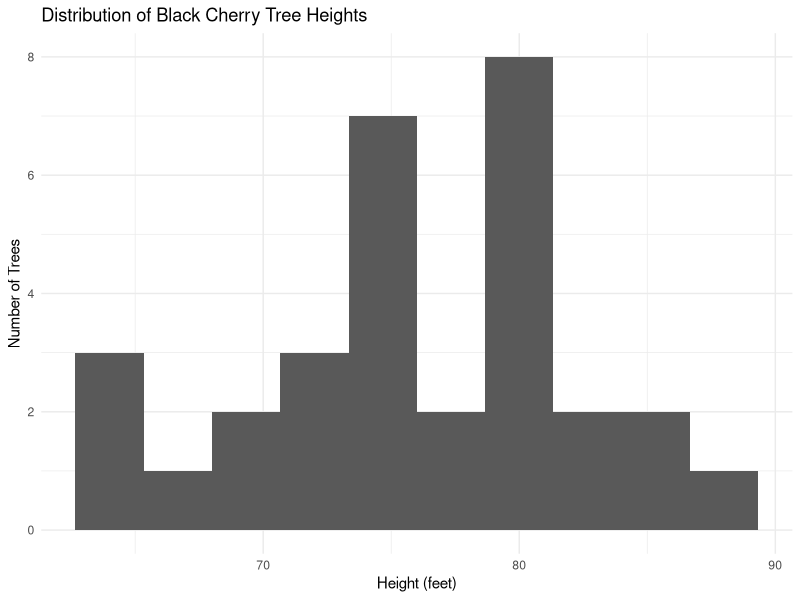
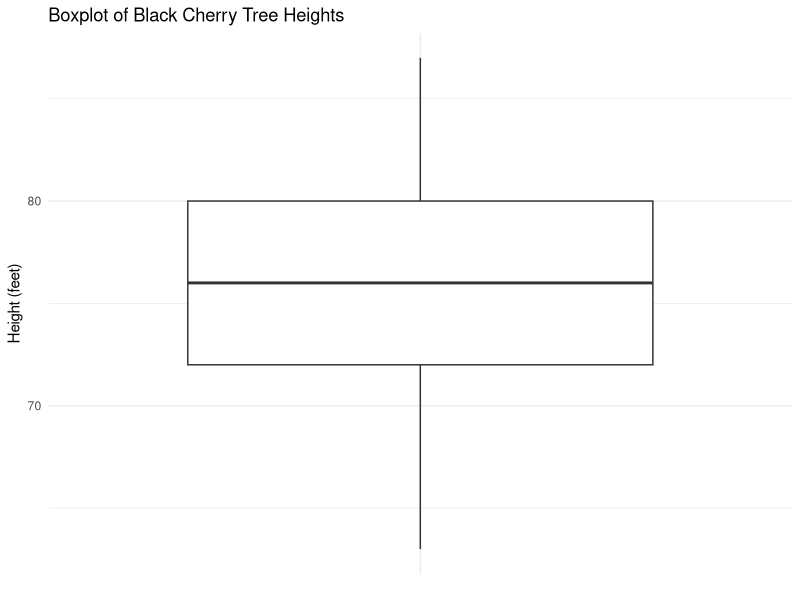
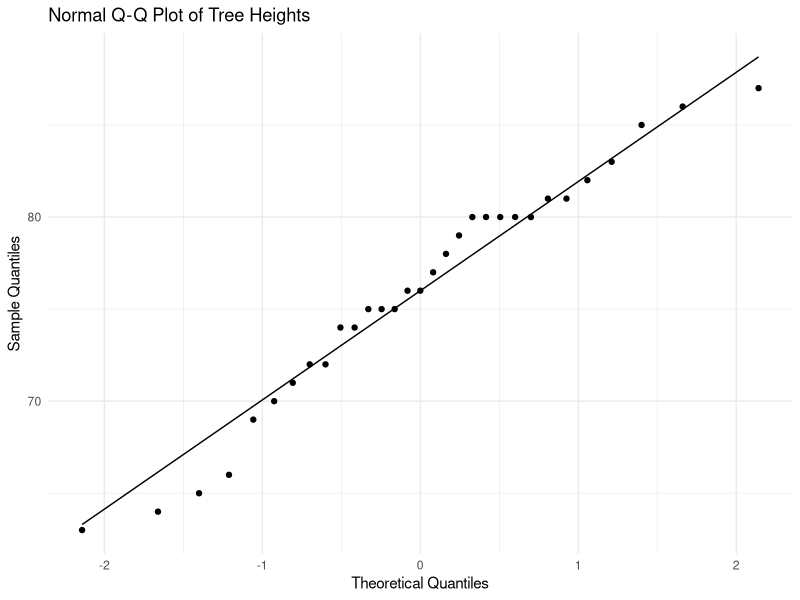
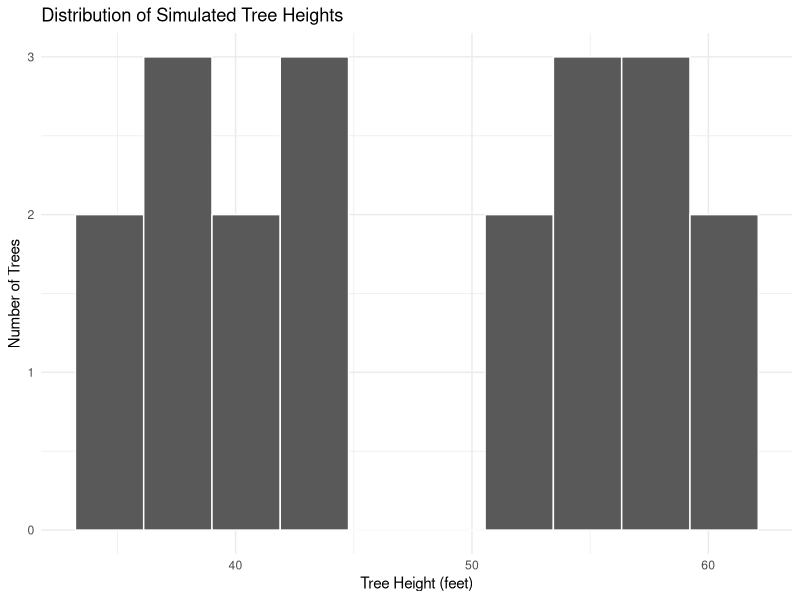
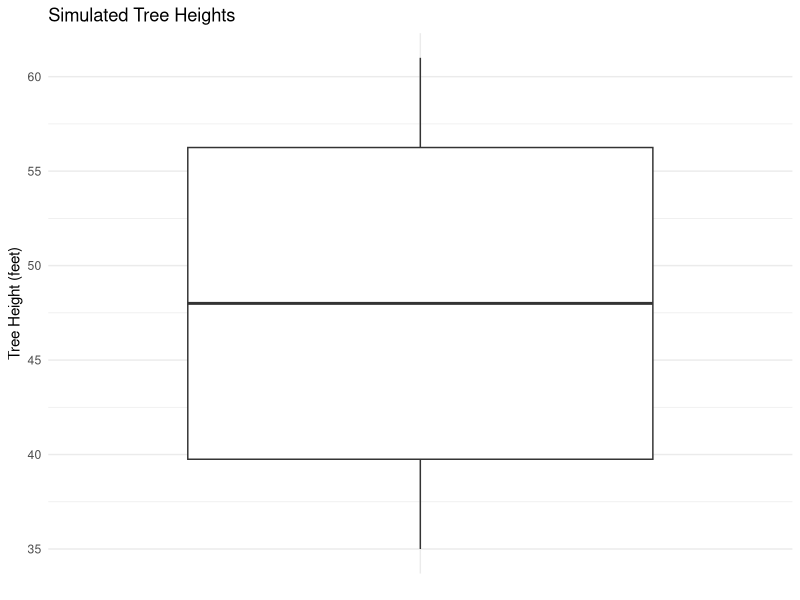
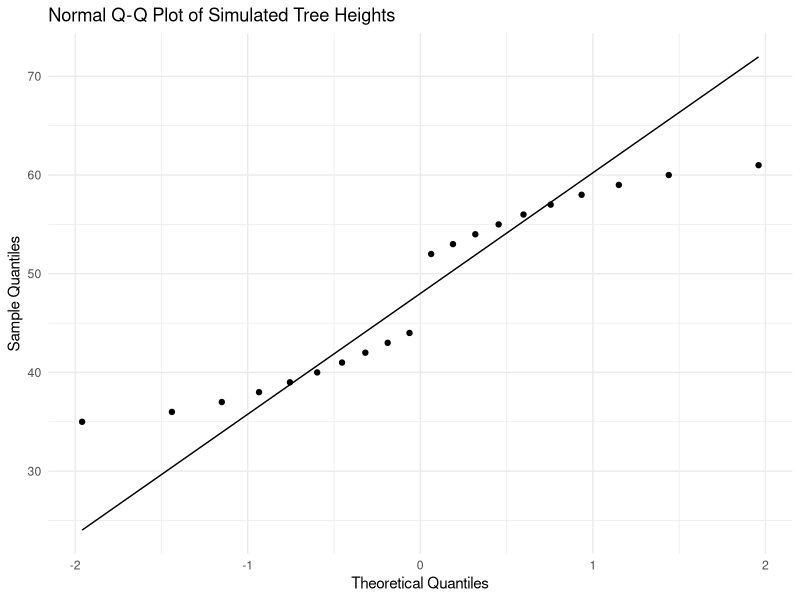
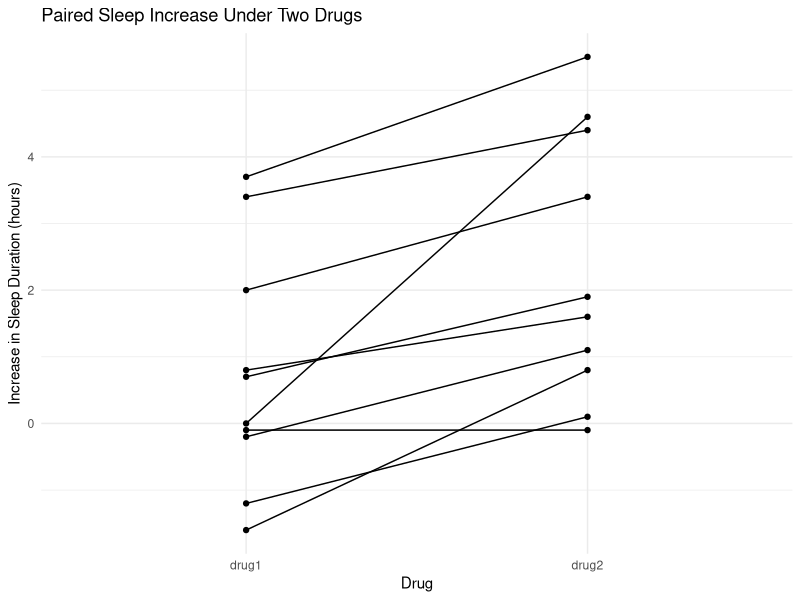
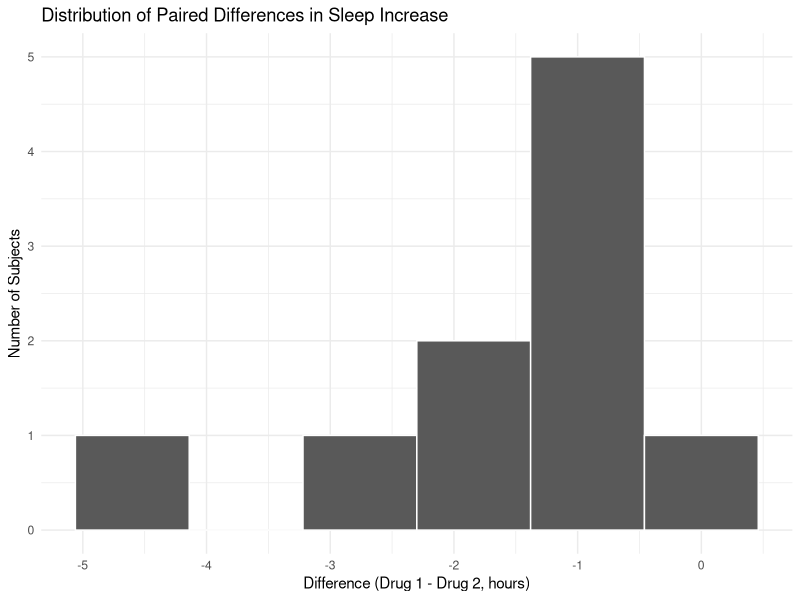

These charts were generated, in order, by the following R code:
## ---- chunk 1
knitr::opts_chunk$set(message = FALSE, warning = FALSE)
## ---- chunk 2
library(tidyverse)
library(car)

data("trees")

head(trees)
str(trees)
summary(trees$Height)
sum(is.na(trees$Height))
## ---- chunk 3
ggplot(trees, aes(x = Height)) +
  geom_histogram(bins = 10) +
  labs(
    title = "Distribution of Black Cherry Tree Heights",
    x = "Height (feet)",
    y = "Number of Trees"
  ) +
  theme_minimal()

ggplot(trees, aes(x = "", y = Height)) +
  geom_boxplot() +
  labs(
    title = "Boxplot of Black Cherry Tree Heights",
    x = NULL,
    y = "Height (feet)"
  ) +
  theme_minimal()
## ---- chunk 4
ggplot(trees, aes(sample = Height)) +
  stat_qq() +
  stat_qq_line() +
  labs(
    title = "Normal Q-Q Plot of Tree Heights",
    x = "Theoretical Quantiles",
    y = "Sample Quantiles"
  ) +
  theme_minimal()

shapiro.test(trees$Height)
## ---- chunk 5
t.test(trees$Height, mu = 75)
## ---- chunk 6
tree_sample <- data.frame(
  Tree_ID = 1:20,
  Height = c(
    35, 36, 37, 38, 39,
    40, 41, 42, 43, 44,
    52, 53, 54, 55, 56,
    57, 58, 59, 60, 61
  )
)

tree_sample
## ---- chunk 7
ggplot(tree_sample, aes(x = Height)) +
  geom_histogram(bins = 10, color = "white") +
  labs(
    title = "Distribution of Simulated Tree Heights",
    x = "Tree Height (feet)",
    y = "Number of Trees"
  ) +
  theme_minimal()

ggplot(tree_sample, aes(x = "", y = Height)) +
  geom_boxplot() +
  labs(
    title = "Simulated Tree Heights",
    x = NULL,
    y = "Tree Height (feet)"
  ) +
  theme_minimal()
## ---- chunk 8
ggplot(tree_sample, aes(sample = Height)) +
  stat_qq() +
  stat_qq_line() +
  labs(
    title = "Normal Q-Q Plot of Simulated Tree Heights",
    x = "Theoretical Quantiles",
    y = "Sample Quantiles"
  ) +
  theme_minimal()

shapiro.test(tree_sample$Height)
## ---- chunk 9
wilcox.test(
  tree_sample$Height,
  mu = 45,
  alternative = "two.sided",
  conf.int = TRUE
)
## ---- chunk 10
data("sleep")

head(sleep)
str(sleep)
summary(sleep)
table(sleep$group)
## ---- chunk 11
sleep_wide <- sleep %>%
  pivot_wider(
    names_from = group,
    values_from = extra,
    names_prefix = "drug"
  )

head(sleep_wide)

sleep_wide <- sleep_wide %>%
  mutate(difference = drug1 - drug2)

sleep_wide
colSums(is.na(sleep_wide))
## ---- chunk 12
sleep_long <- sleep_wide %>%
  pivot_longer(
    cols = c(drug1, drug2),
    names_to = "Drug",
    values_to = "Sleep_Increase"
  )

ggplot(sleep_long, aes(
  x = Drug,
  y = Sleep_Increase,
  group = ID
)) +
  geom_line() +
  geom_point() +
  labs(
    title = "Paired Sleep Increase Under Two Drugs",
    x = "Drug",
    y = "Increase in Sleep Duration (hours)"
  ) +
  theme_minimal()

ggplot(sleep_wide, aes(x = difference)) +
  geom_histogram(bins = 6, color = "white") +
  labs(
    title = "Distribution of Paired Differences in Sleep Increase",
    x = "Difference (Drug 1 - Drug 2, hours)",
    y = "Number of Subjects"
  ) +
  theme_minimal()

ggplot(sleep_wide, aes(sample = difference)) +
  stat_qq() +
  stat_qq_line() +
  labs(
    title = "Normal Q-Q Plot of Paired Differences",
    x = "Theoretical Quantiles",
    y = "Sample Quantiles"
  ) +
  theme_minimal()

shapiro.test(sleep_wide$difference)
## ---- chunk 13
t.test(
  sleep_wide$drug1,
  sleep_wide$drug2,
  paired = TRUE
)
## ---- chunk 14
wilcox.test(
  sleep_wide$drug1,
  sleep_wide$drug2,
  paired = TRUE,
  alternative = "two.sided"
)
## ---- chunk 15
data("iris")

head(iris)
str(iris)
## ---- chunk 16
data_subset <- iris %>%
  filter(Species %in% c("setosa", "versicolor"))

head(data_subset)
table(data_subset$Species)

data_subset <- droplevels(data_subset)

str(data_subset)
summary(data_subset)
table(data_subset$Species)
## ---- chunk 17
ggplot(data_subset, aes(x = Sepal.Length)) +
  geom_histogram(bins = 10, color = "white") +
  facet_wrap(~ Species) +
  labs(
    title = "Distribution of Sepal Length by Species",
    x = "Sepal Length (cm)",
    y = "Number of Flowers"
  ) +
  theme_minimal()

ggplot(data_subset, aes(
  x = Species,
  y = Sepal.Length,
  fill = Species
)) +
  geom_boxplot() +
  labs(
    title = "Comparison of Sepal Length Between Species",
    x = "Species",
    y = "Sepal Length (cm)"
  ) +
  theme_minimal() +
  guides(fill = "none")

data_subset %>%
  group_by(Species) %>%
  summarise(
    n = n(),
    mean_length = mean(Sepal.Length),
    sd_length = sd(Sepal.Length)
  )
## ---- chunk 18
ggplot(data_subset, aes(sample = Sepal.Length)) +
  stat_qq() +
  stat_qq_line() +
  facet_wrap(~ Species) +
  labs(
    title = "Normal Q-Q Plots of Sepal Length by Species",
    x = "Theoretical Quantiles",
    y = "Sample Quantiles"
  ) +
  theme_minimal()

by(
  data_subset$Sepal.Length,
  data_subset$Species,
  shapiro.test
)

leveneTest(
  Sepal.Length ~ Species,
  data = data_subset
)
## ---- chunk 19
t.test(
  Sepal.Length ~ Species,
  data = data_subset
)
## ---- chunk 20
wilcox.test(
  Sepal.Length ~ Species,
  data = data_subset,
  alternative = "two.sided"
)
## ---- chunk 21
data("airquality")

head(airquality)
str(airquality)
summary(airquality$Ozone)

sum(is.na(airquality$Ozone))
sum(!is.na(airquality$Ozone))

ozone_data <- airquality %>%
  filter(!is.na(Ozone))

nrow(ozone_data)
## ---- chunk 22
ggplot(ozone_data, aes(x = Ozone)) +
  geom_histogram(bins = 15, color = "white") +
  labs(
    title = "Distribution of Daily Ozone Concentrations",
    x = "Ozone (ppb)",
    y = "Number of Days"
  ) +
  theme_minimal()

ggplot(ozone_data, aes(x = "", y = Ozone)) +
  geom_boxplot() +
  labs(
    title = "Boxplot of Ozone Levels",
    x = NULL,
    y = "Ozone (ppb)"
  ) +
  theme_minimal()
## ---- chunk 23
ggplot(ozone_data, aes(sample = Ozone)) +
  stat_qq() +
  stat_qq_line() +
  labs(
    title = "Normal Q-Q Plot of Ozone",
    x = "Theoretical Quantiles",
    y = "Sample Quantiles"
  ) +
  theme_minimal()

shapiro.test(ozone_data$Ozone)
## ---- chunk 24
t.test(ozone_data$Ozone, mu = 30)

wilcox.test(
  ozone_data$Ozone,
  mu = 30,
  alternative = "two.sided",
  conf.int = TRUE
)
## ---- chunk 25
data("ChickWeight")

head(ChickWeight)
str(ChickWeight)
summary(ChickWeight)
## ---- chunk 26
chick <- as.data.frame(ChickWeight)

chick_wide <- chick %>%
  filter(Time %in% c(10, 21)) %>%
  select(Chick, Time, weight) %>%
  pivot_wider(
    names_from = Time,
    values_from = weight,
    names_prefix = "Day"
  )

head(chick_wide)
nrow(chick_wide)

colSums(is.na(chick_wide))
chick_wide %>%
  filter(is.na(Day10) | is.na(Day21))

chick_wide <- chick_wide %>%
  filter(!is.na(Day10) & !is.na(Day21)) %>%
  mutate(difference = Day21 - Day10)

nrow(chick_wide)
head(chick_wide)
str(chick_wide)
summary(chick_wide$difference)

chick_wide %>%
  summarise(
    n = n(),
    mean_day10 = mean(Day10),
    sd_day10 = sd(Day10),
    mean_day21 = mean(Day21),
    sd_day21 = sd(Day21),
    mean_difference = mean(difference),
    sd_difference = sd(difference)
  )
## ---- chunk 27
chick_long <- chick_wide %>%
  pivot_longer(
    cols = c(Day10, Day21),
    names_to = "Day",
    values_to = "Weight"
  )

ggplot(chick_long, aes(
  x = Day,
  y = Weight,
  group = Chick
)) +
  geom_line() +
  geom_point() +
  labs(
    title = "Chick Weights on Day 10 and Day 21",
    x = "Day",
    y = "Weight (grams)"
  ) +
  theme_minimal()

ggplot(chick_wide, aes(x = difference)) +
  geom_histogram(bins = 15, color = "white") +
  labs(
    title = "Distribution of Weight Differences",
    x = "Weight Difference (Day 21 - Day 10)",
    y = "Frequency"
  ) +
  theme_minimal()
## ---- chunk 28
ggplot(chick_wide, aes(sample = difference)) +
  stat_qq() +
  stat_qq_line() +
  labs(
    title = "Normal Q-Q Plot of Paired Weight Differences",
    x = "Theoretical Quantiles",
    y = "Sample Quantiles"
  ) +
  theme_minimal()

shapiro.test(chick_wide$difference)
## ---- chunk 29
t.test(
  chick_wide$Day21,
  chick_wide$Day10,
  paired = TRUE
)

wilcox.test(
  chick_wide$Day21,
  chick_wide$Day10,
  paired = TRUE,
  conf.int = TRUE
)
## ---- chunk 30
data("PlantGrowth")

head(PlantGrowth)
str(PlantGrowth)
summary(PlantGrowth)
## ---- chunk 31
plant_subset <- PlantGrowth %>%
  filter(group %in% c("ctrl", "trt1"))

plant_subset <- droplevels(plant_subset)

head(plant_subset)
str(plant_subset)
summary(plant_subset)
table(plant_subset$group)
## ---- chunk 32
plant_subset %>%
  group_by(group) %>%
  summarise(
    n = n(),
    mean_weight = mean(weight),
    sd_weight = sd(weight)
  )

ggplot(plant_subset, aes(
  x = group,
  y = weight,
  fill = group
)) +
  geom_boxplot() +
  labs(
    title = "Plant Dry Weight: Control vs Treatment 1",
    x = "Group",
    y = "Dry Weight"
  ) +
  theme_minimal() +
  guides(fill = "none")
## ---- chunk 33
ggplot(plant_subset, aes(sample = weight)) +
  stat_qq() +
  stat_qq_line() +
  facet_wrap(~ group) +
  labs(
    title = "Normal Q-Q Plots of Plant Weight",
    x = "Theoretical Quantiles",
    y = "Sample Quantiles"
  ) +
  theme_minimal()

by(
  plant_subset$weight,
  plant_subset$group,
  shapiro.test
)

leveneTest(
  weight ~ group,
  data = plant_subset
)
## ---- chunk 34
t.test(
  weight ~ group,
  data = plant_subset
)

wilcox.test(
  weight ~ group,
  data = plant_subset
)
